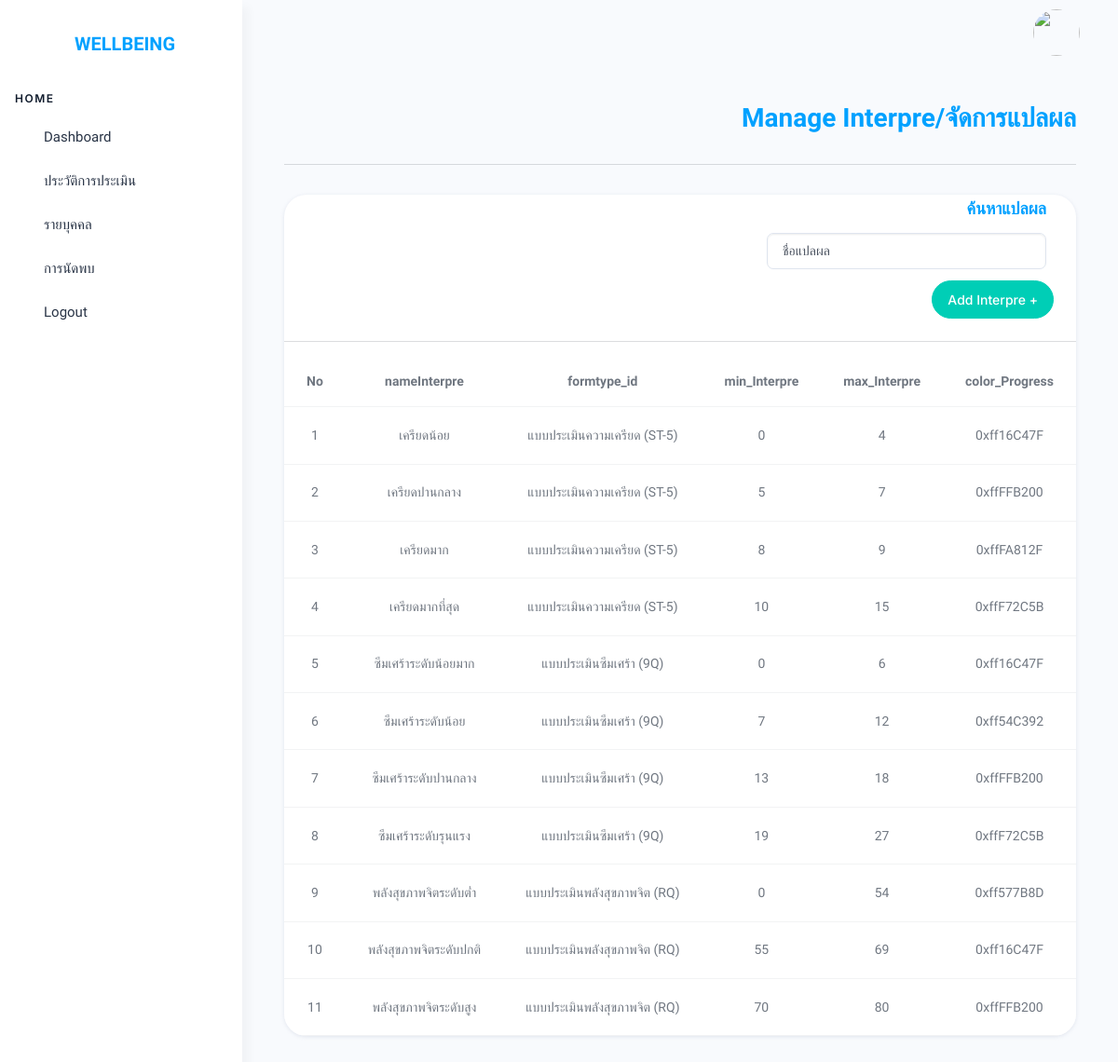
The page /src/php/manage_interpre.php on the database its author committed.
### tables this page shows
CREATE TABLE `interpre` (
  `id` int(11) NOT NULL,
  `nameInterpre` varchar(255) NOT NULL,
  `formtype_id` int(11) DEFAULT NULL,
  `createdAt` datetime NOT NULL,
  `updatedAt` datetime NOT NULL,
  `min_Interpre` int(11) NOT NULL,
  `max_Interpre` int(11) NOT NULL,
  `color_Progress` varchar(255) NOT NULL
);

CREATE TABLE `form_type` (
  `id` int(11) NOT NULL,
  `nameType` varchar(255) NOT NULL,
  `createdAt` datetime NOT NULL,
  `updatedAt` datetime NOT NULL,
  `max_score` int(11) NOT NULL,
  `min_score` int(11) NOT NULL,
  `nameTypeEng` varchar(255) DEFAULT NULL,
  `type` int(11) DEFAULT NULL
);

### src/php/manage_interpre.php (the view, shortened to what this page needs)
<?php
require 'connect.php';
$sql = "SELECT i.id, i.nameInterpre, f.nameType AS nameType, i.min_Interpre, i.max_Interpre, i.color_Progress
        FROM interpre i
        LEFT JOIN form_type f ON i.formtype_id = f.id";
$stmt = $conn->query($sql);
$result = $stmt->fetchAll(PDO::FETCH_ASSOC);
?>
<!doctype html>
<html lang="en">
<!doctype html>
<html lang="en">
<head>
    <link rel="stylesheet" href="../assets/css/styles.min.css" />
    <link rel="stylesheet" href="../assets/css/addQ.css" />
    <link rel="stylesheet" href="../assets/css/notification.css">
</head>
<body>
    <div class="page-wrapper" id="main-wrapper" data-layout="vertical" data-navbarbg="skin6" data-sidebartype="full"
        data-sidebar-position="fixed" data-header-position="fixed">
        <?php include 'sidebar.php'; ?>
        <div class="body-wrapper">
            <?php include 'header.php'; ?>
            <div class="body-wrapper-inner">
                <div class="container-fluid">
                    <h2 class="head-topic text-primary pb-3">Manage Interpre/จัดการแปลผล</h2>
                    <hr class="p-md-2">
                    <div class="row">
                        <div class="col-lg-12 d-flex align-items-stretch">
                            <div class="card w-100 overflow-hidden">
                                <div class="card-body py-1 d-flex align-items-center justify-content-end mb-1">
                                    <h4 class="fs- mb-1 card-title text-primary me-2">ค้นหาแปลผล</h4>
                                </div>
                                <div class="card-body py-1 d-flex align-items-center justify-content-end mb-1">
                                    <input type="text" id="searchInput" class="form-control w-20 me-2"
                                        placeholder="ชื่อแปลผล">
                                </div>
                                <div class="card-body py-1 d-flex align-items-center justify-content-end mb-1">
                                    <button type="button" class="btn btn-success" data-bs-toggle="modal"
                                        data-bs-target="#addInterpreModal">
                                        Add Interpre +
                                    </button>
                                </div>
                                <hr>
                                <div data-simplebar class="position-relative">
                                    <div id="searchResult" class="table-responsive products-tabel" data-simplebar>
                                        <table class="table text-nowrap mb-0 align-middle table-hover">
                                            <thead class="fs-4">
                                                <tr>
                                                    <th class="fs-3">No</th>
                                                    <th class="fs-3">nameInterpre</th>
                                                    <th class="fs-3">formtype_id</th>
                                                    <th class="fs-3">min_Interpre</th>
                                                    <th class="fs-3">max_Interpre</th>
                                                    <th class="fs-3">color_Progress</th>
                                                </tr>
                                            </thead>
                                            <tbody>
                                                <?php $count = 1;
                                                if ($result): ?>
                                                    <?php foreach ($result as $row): ?>
                                                        <tr>
                                                            <td><?= htmlspecialchars($count++); ?></td>
                                                            <td><?= htmlspecialchars($row['nameInterpre']); ?></td>
                                                            <td><?= htmlspecialchars($row['nameType']); ?></td>
                                                            <td><?= htmlspecialchars($row['min_Interpre']); ?></td>
                                                            <td><?= htmlspecialchars($row['max_Interpre']); ?></td>
                                                            <td><?= htmlspecialchars($row['color_Progress']); ?></td>
                                                        </tr>
                                                    <?php endforeach; ?>
                                                <?php else: ?>
                                                    <tr>
                                                        <td colspan="8" class="text-center">ไม่มีข้อมูล</td>
                                                    </tr>
                                                <?php endif; ?>
                                            </tbody>
                                        </table>
                                    </div>
                                </div>
                            </div>
                        </div>
                    </div>
                </div>
            </div>
        </div>
    </div>
</body>
</html>

### src/assets/css/addQ.css (style rules this page uses)
.head-topic { text-align: end; }
td { text-align: center; }

### rows shown on the page
interpre: nameInterpre "เครียดน้อย", formtype.nameType "แบบประเมินความเครียด (ST-5)", min_Interpre "0", max_Interpre "4", color_Progress "0xff16C47F"
interpre: nameInterpre "เครียดปานกลาง", formtype.nameType "แบบประเมินความเครียด (ST-5)", min_Interpre "5", max_Interpre "7", color_Progress "0xffFFB200"
interpre: nameInterpre "เครียดมาก", formtype.nameType "แบบประเมินความเครียด (ST-5)", min_Interpre "8", max_Interpre "9", color_Progress "0xffFA812F"
interpre: nameInterpre "เครียดมากที่สุด", formtype.nameType "แบบประเมินความเครียด (ST-5)", min_Interpre "10", max_Interpre "15", color_Progress "0xffF72C5B"
interpre: nameInterpre "ซึมเศร้าระดับน้อยมาก", formtype.nameType "แบบประเมินซึมเศร้า (9Q)", min_Interpre "0", max_Interpre "6", color_Progress "0xff16C47F"
interpre: nameInterpre "ซึมเศร้าระดับน้อย", formtype.nameType "แบบประเมินซึมเศร้า (9Q)", min_Interpre "7", max_Interpre "12", color_Progress "0xff54C392"
interpre: nameInterpre "ซึมเศร้าระดับปานกลาง", formtype.nameType "แบบประเมินซึมเศร้า (9Q)", min_Interpre "13", max_Interpre "18", color_Progress "0xffFFB200"
interpre: nameInterpre "ซึมเศร้าระดับรุนแรง", formtype.nameType "แบบประเมินซึมเศร้า (9Q)", min_Interpre "19", max_Interpre "27", color_Progress "0xffF72C5B"
interpre: nameInterpre "พลังสุขภาพจิตระดับต่ำ", formtype.nameType "แบบประเมินพลังสุขภาพจิต (RQ)", min_Interpre "0", max_Interpre "54", color_Progress "0xff577B8D"
interpre: nameInterpre "พลังสุขภาพจิตระดับปกติ", formtype.nameType "แบบประเมินพลังสุขภาพจิต (RQ)", min_Interpre "55", max_Interpre "69", color_Progress "0xff16C47F"
interpre: nameInterpre "พลังสุขภาพจิตระดับสูง", formtype.nameType "แบบประเมินพลังสุขภาพจิต (RQ)", min_Interpre "70", max_Interpre "80", color_Progress "0xffFFB200"
